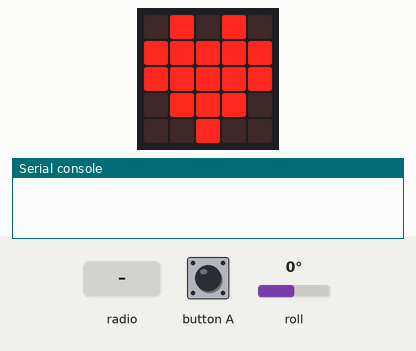
Simulated run of this program. Board: BBC micro:bit (MakeCode). On the bench: the board's 5×5 LED display, the last lines printed to the serial console. The inputs (shaded band) are chosen by the test bench; at power-on: roll 0°. No radio messages arrive unless stated (any console line starting 'radio sent:' is added by the test bench).

Above: at 1.8 s.
1.9 s: button A pressed for 0.15 s
At 3.3 s:
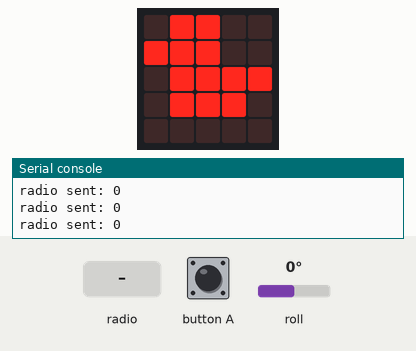
4.1 s: roll set to -41°
6.0 s: roll set to -49°
At 7.4 s:
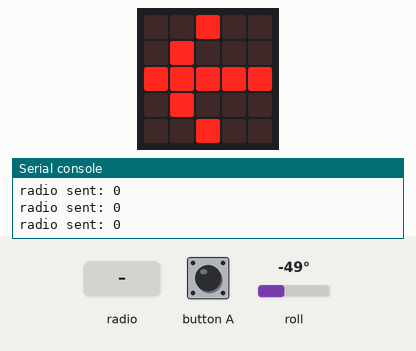
7.7 s: radio message "0" arrives
At 8.7 s:
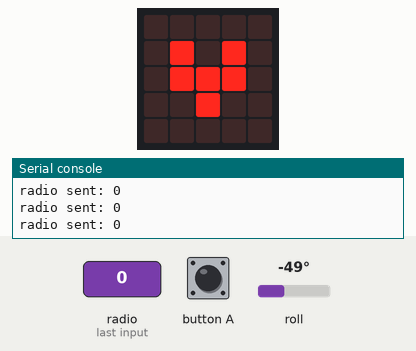
10.3 s: roll set to 90°
At 11.2 s:
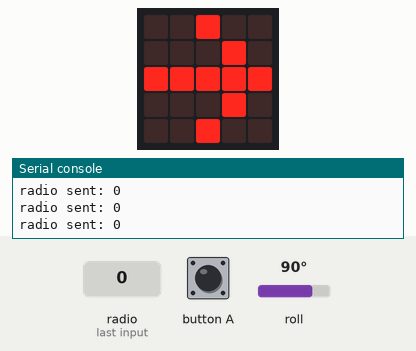
11.8 s: roll set to 51°
13.7 s: roll set to 43°
At 15.3 s:
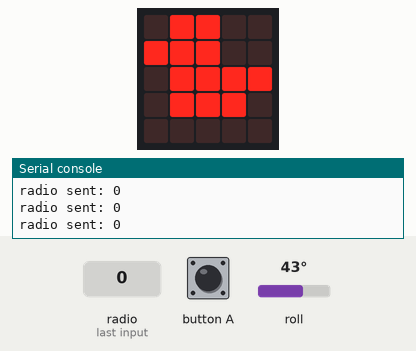
Timing chart, 0 to 16.4 s (numbered marks = the images above; inputs shaded):
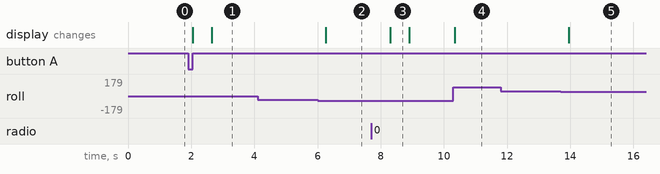

The program:

main.ts
```typescript
radio.onReceivedNumber(function (receivedNumber) {
    if (receivedNumber == commander_stop) {
        basic.showIcon(IconNames.SmallHeart)
    } else {

    }
})
input.onButtonPressed(Button.A, function () {
    is_controller = 1
    basic.showIcon(IconNames.Ghost)
})
let roll = 0
let command = 0
let command_to = 0
let commander_stop = 0
let is_controller = 0
basic.showIcon(IconNames.Heart)
radio.setGroup(1)
radio.setTransmitSerialNumber(false)
radio.setFrequencyBand(0)
radio.setTransmitPower(1)
is_controller = 0
commander_stop = 0
basic.forever(function () {
    basic.pause(100)
    if (is_controller) {
        command_to += commander_stop
        radio.sendNumber(command)
    }
})
basic.forever(function () {
    basic.pause(100)
    if (is_controller) {
        let command_stop = 0
        command = command_stop
        roll = input.rotation(Rotation.Roll)
        if (roll > 45) {
            basic.showArrow(ArrowNames.East)
        } else if (roll < -45) {
            basic.showArrow(ArrowNames.West)
        } else {
            basic.showIcon(IconNames.Duck)
        }
        radio.sendNumber(command)
    }
})
```

test.ts
```typescript
// tests go here; this will not be compiled when this package is used as an extension.
```

Measured:
- the behaviour switches between -45 and -46° on roll (found by bisection; images 1 and 2)
- the behaviour switches between 46 and 45° on roll (found by bisection; images 4 and 5)
- after the input at 1.9 s, the display: first changes after 0.15 s (image 1 shows a later state)
- after the input at 6.0 s, the display: changes after 0.26 s (image 2)
- after the input at 7.7 s, the display: changes after 0.60 s (image 3)
- after the input at 10.3 s, the display: changes at once (image 4)
- after the input at 13.7 s, the display: changes after 0.25 s (image 5)
